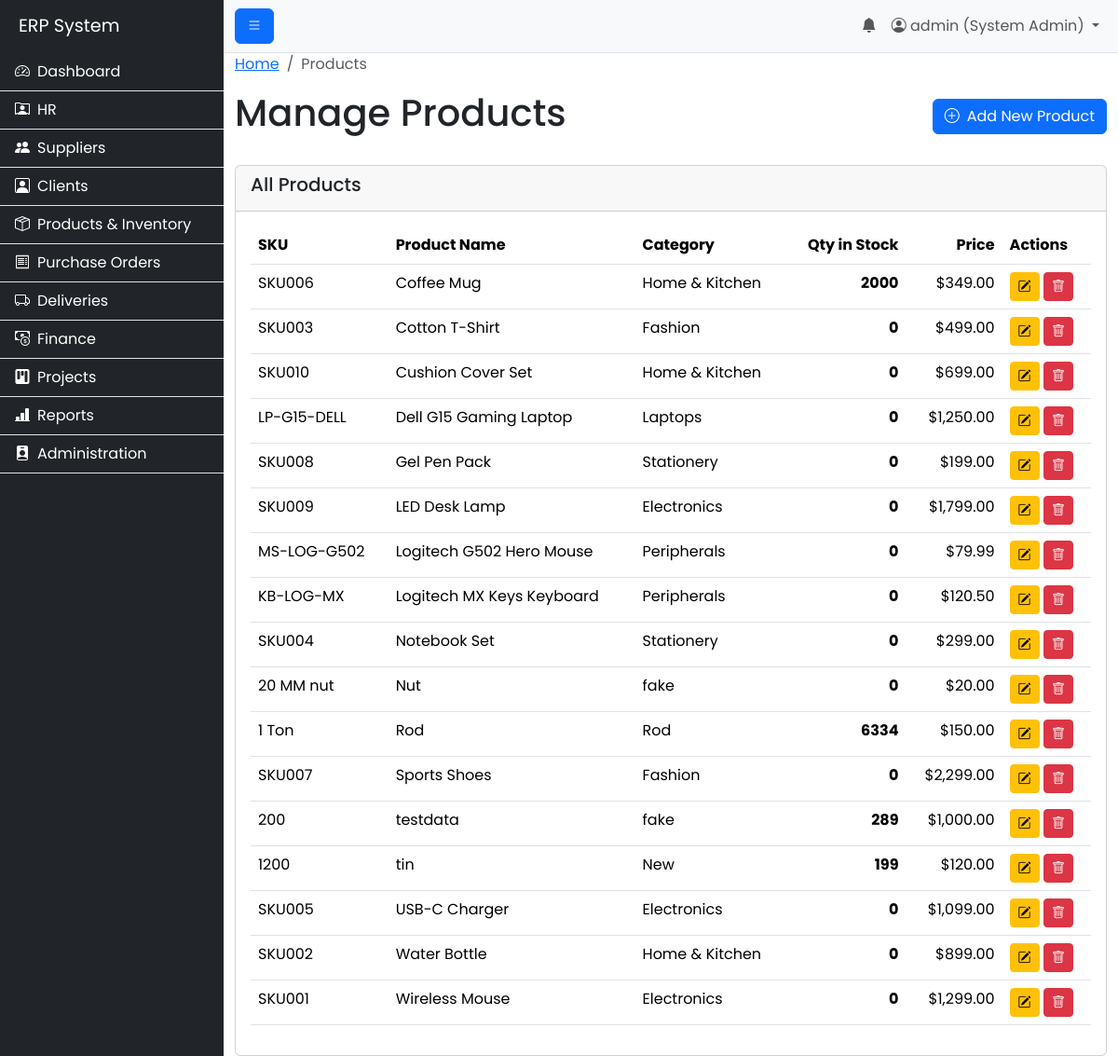
Page /modules/products/view_products.php (signed in) on the earlier database version.
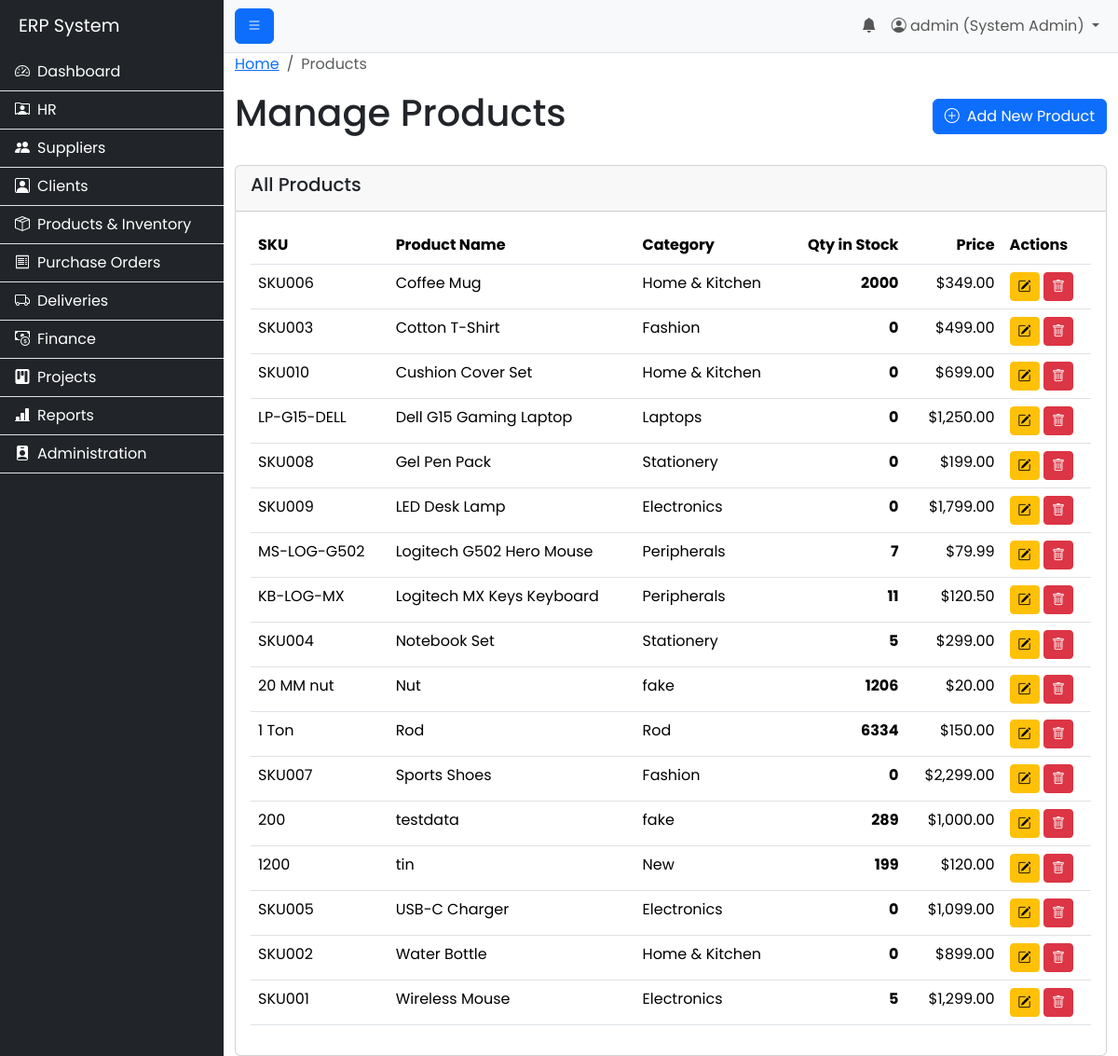
Same page on the later database version.
### tables this page shows
CREATE TABLE `products` (
  `id` int(11) NOT NULL,
  `sku` varchar(100) NOT NULL,
  `product_name` varchar(255) NOT NULL,
  `description` text DEFAULT NULL,
  `price` decimal(10,2) NOT NULL,
  `category_id` int(11) NOT NULL,
  `quantity_in_stock` int(11) NOT NULL DEFAULT 0,
  `reorder_point` int(11) DEFAULT NULL,
  `created_at` timestamp NOT NULL DEFAULT current_timestamp(),
  `updated_at` timestamp NOT NULL DEFAULT current_timestamp() ON UPDATE current_timestamp()
);

CREATE TABLE `product_categories` (
  `id` int(11) NOT NULL,
  `category_name` varchar(255) NOT NULL,
  `created_at` timestamp NOT NULL DEFAULT current_timestamp()
);

### includes/permissions.php (called while the page is built, shortened)
<?php
function has_permission($required_permissions) {
    if ($_SESSION['role_name'] == 'System Admin') {
        return true;
    }
    return false;
}
?>

### modules/products/view_products.php (the view, shortened to what this page needs)
<?php
$page_title = "Manage Products";
include('../../includes/header.php');
$conn = connect_db();
$sql = "SELECT p.*, pc.category_name
        FROM products p
        JOIN product_categories pc ON p.category_id = pc.id
        ORDER BY p.product_name ASC";
$result = $conn->query($sql);
?>
<nav aria-label="breadcrumb">
  <ol class="breadcrumb">
    <li class="breadcrumb-item"><a href="/erp_project/index.php">Home</a></li>
    <li class="breadcrumb-item active" aria-current="page">Products</li>
  </ol>
</nav>
<div class="d-flex justify-content-between align-items-center mb-4">
    <h1><?php echo $page_title; ?></h1>
    <?php
    if (has_permission(['Manager', 'Procurement Officer'])): ?>
        <a href="add_product.php" class="btn btn-primary"><i class="bi bi-plus-circle me-2"></i>Add New Product</a>
    <?php endif; ?>
</div>
<div class="card">
    <div class="card-header">
        <h5>All Products</h5>
    </div>
    <div class="card-body">
        <div class="table-responsive">
            <table class="table table-hover">
                <thead>
                    <tr>
                        <th>SKU</th>
                        <th>Product Name</th>
                        <th>Category</th>
                        <th class="text-end">Qty in Stock</th>
                        <th class="text-end">Price</th>
                        <th>Actions</th>
                    </tr>
                </thead>
                <tbody>
                    <?php if ($result && $result->num_rows > 0): ?>
                        <?php while($row = $result->fetch_assoc()): ?>
                            <tr>
                                <td><?php echo htmlspecialchars($row['sku']); ?></td>
                                <td><?php echo htmlspecialchars($row['product_name']); ?></td>
                                <td><?php echo htmlspecialchars($row['category_name']); ?></td>
                                <td class="text-end fw-bold"><?php echo $row['quantity_in_stock']; ?></td>
                                <td class="text-end">$<?php echo number_format($row['price'], 2); ?></td>
                                <td>
                                    <?php
                                    if (has_permission(['Manager', 'Procurement Officer'])): ?>
                                        <a href="edit_product.php?id=<?php echo $row['id']; ?>" class="btn btn-sm btn-warning"><i class="bi bi-pencil-square"></i></a>
                                    <?php endif; ?>
                                    <?php
                                    if (has_permission('Manager')): ?>
                                        <button type="button" class="btn btn-sm btn-danger"
                                                data-bs-toggle="modal"
                                                data-bs-target="#deleteProductModal"
                                                data-id="<?php echo $row['id']; ?>">
                                            <i class="bi bi-trash"></i>
                                        </button>
                                    <?php endif; ?>
                                </td>
                            </tr>
                        <?php endwhile; ?>
                    <?php else: ?>
                        <tr>
                            <td colspan="6" class="text-center text-muted">No products found.</td>
                        </tr>
                    <?php endif; ?>
                </tbody>
            </table>
        </div>
    </div>
</div>
<?php
include('../../includes/footer.php');
?>

Differences in the rows shown:
changed products "MS-LOG-G502": quantity_in_stock "0" → "7"
changed products "KB-LOG-MX": quantity_in_stock "0" → "11"
changed products "SKU004": quantity_in_stock "0" → "5"
changed products "20 MM nut": quantity_in_stock "0" → "1206"
changed products "SKU001": quantity_in_stock "0" → "5"
